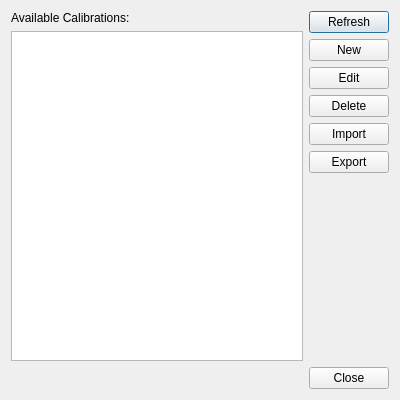
<?xml version="1.0" encoding="UTF-8"?>
<ui version="4.0">
 <class>Dialog</class>
 <widget class="QDialog" name="Dialog">
  <property name="geometry">
   <rect>
    <x>0</x>
    <y>0</y>
    <width>400</width>
    <height>400</height>
   </rect>
  </property>
  <property name="windowTitle">
   <string>Calibration Manager</string>
  </property>
  <layout class="QVBoxLayout" name="verticalLayout">
   <item>
    <layout class="QHBoxLayout" name="horizontalLayout">
     <item>
      <layout class="QVBoxLayout" name="leftLayout">
       <item>
        <widget class="QLabel" name="label">
         <property name="text">
          <string>Available Calibrations:</string>
         </property>
        </widget>
       </item>
       <item>
        <widget class="QListWidget" name="list_calibrations"/>
       </item>
      </layout>
     </item>
     <item>
      <layout class="QVBoxLayout" name="rightLayout">
       <item>
        <widget class="QPushButton" name="btn_refresh">
         <property name="text">
          <string>Refresh</string>
         </property>
        </widget>
       </item>
       <item>
        <widget class="QPushButton" name="btn_new">
         <property name="text">
          <string>New</string>
         </property>
        </widget>
       </item>
       <item>
        <widget class="QPushButton" name="btn_edit">
         <property name="text">
          <string>Edit</string>
         </property>
        </widget>
       </item>
       <item>
        <widget class="QPushButton" name="btn_delete">
         <property name="text">
          <string>Delete</string>
         </property>
        </widget>
       </item>
       <item>
        <widget class="QPushButton" name="btn_import">
         <property name="text">
          <string>Import</string>
         </property>
        </widget>
       </item>
       <item>
        <widget class="QPushButton" name="btn_export">
         <property name="text">
          <string>Export</string>
         </property>
        </widget>
       </item>
       <item>
        <spacer name="verticalSpacer">
         <property name="orientation">
          <enum>Qt::Orientation::Vertical</enum>
         </property>
         <property name="sizeHint" stdset="0">
          <size>
           <width>20</width>
           <height>40</height>
          </size>
         </property>
        </spacer>
       </item>
      </layout>
     </item>
    </layout>
   </item>
   <item>
    <widget class="QDialogButtonBox" name="buttonBox">
     <property name="orientation">
      <enum>Qt::Orientation::Horizontal</enum>
     </property>
     <property name="standardButtons">
      <set>QDialogButtonBox::StandardButton::Close</set>
     </property>
    </widget>
   </item>
  </layout>
 </widget>
 <resources/>
 <connections>
  <connection>
   <sender>buttonBox</sender>
   <signal>accepted()</signal>
   <receiver>Dialog</receiver>
   <slot>accept()</slot>
   <hints>
    <hint type="sourcelabel">
     <x>248</x>
     <y>254</y>
    </hint>
    <hint type="destinationlabel">
     <x>157</x>
     <y>274</y>
    </hint>
   </hints>
  </connection>
  <connection>
   <sender>buttonBox</sender>
   <signal>rejected()</signal>
   <receiver>Dialog</receiver>
   <slot>reject()</slot>
   <hints>
    <hint type="sourcelabel">
     <x>316</x>
     <y>260</y>
    </hint>
    <hint type="destinationlabel">
     <x>286</x>
     <y>274</y>
    </hint>
   </hints>
  </connection>
 </connections>
</ui>
